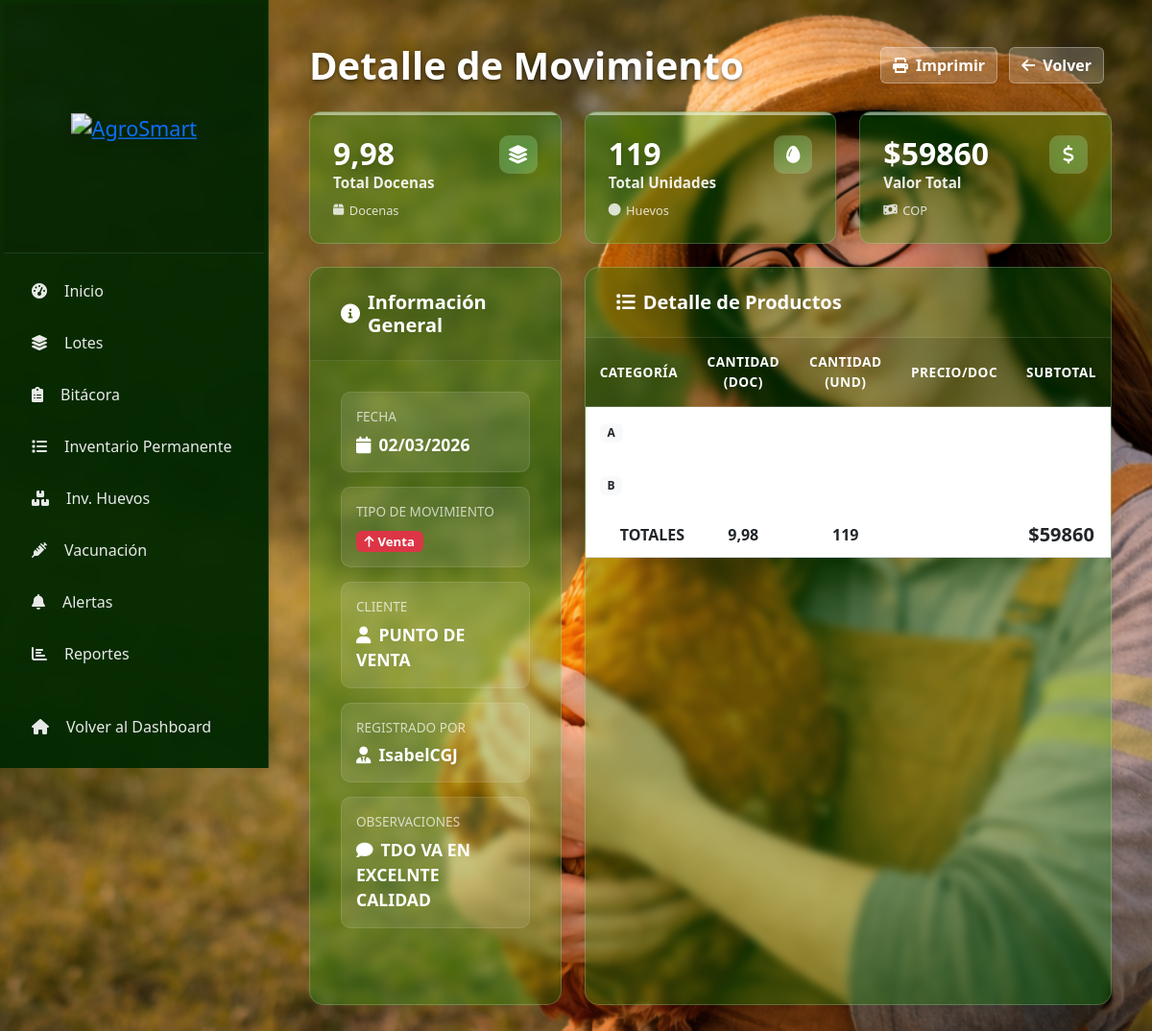
/aves/movimiento-huevos/1/ (signed in), run on the app's committed database.
### apps/aves/models.py (models this page shows, shortened)
class MovimientoHuevos(BaseModel):
    TIPOS_MOVIMIENTO = [
        ('venta', 'Venta'),
        ('autoconsumo', 'Autoconsumo'),
    ]
    CATEGORIAS_HUEVO = [
        ('AAA', 'AAA'),
        ('AA', 'AA'),
        ('A', 'A'),
        ('B', 'B'),
        ('C', 'C'),
    ]
    fecha = models.DateField('Fecha')
    tipo_movimiento = models.CharField('Tipo de movimiento', max_length=15, choices=TIPOS_MOVIMIENTO)
    cliente = models.CharField('Cliente/Destino', max_length=200, blank=True)
    conductor = models.CharField('Conductor', max_length=200, blank=True)
    numero_comprobante = models.CharField('Número de comprobante', max_length=100, blank=True)
    observaciones = models.TextField('Observaciones', blank=True)
    usuario_registro = models.ForeignKey(User, on_delete=models.CASCADE)
    class Meta:
        verbose_name = 'Movimiento de Huevos'
        verbose_name_plural = 'Movimientos de Huevos'
        ordering = ['-fecha']

class DetalleMovimientoHuevos(BaseModel):
    movimiento = models.ForeignKey(
        MovimientoHuevos,
        on_delete=models.CASCADE,
        related_name='detalles',
        verbose_name='Movimiento'
    )
    categoria_huevo = models.CharField(
        'Categoría',
        max_length=3,
        choices=MovimientoHuevos.CATEGORIAS_HUEVO
    )
    cantidad_docenas = models.DecimalField(
        'Cantidad (docenas)',
        max_digits=10,
        decimal_places=2,
        help_text='Cantidad en docenas (12 unidades por docena)'
    )
    precio_por_docena = models.DecimalField(
        'Precio por docena',
        max_digits=10,
        decimal_places=2,
        null=True,
        blank=True,
        help_text='Precio por cada docena de huevos'
    )
    class Meta:
        verbose_name = 'Detalle de Movimiento de Huevos'
        verbose_name_plural = 'Detalles de Movimientos de Huevos'
        unique_together = ['movimiento', 'categoria_huevo']
    @property
    def cantidad_unidades(self):
        return int(self.cantidad_docenas * 12) if self.cantidad_docenas else 0
    @property
    def subtotal(self):
        if self.precio_por_docena and self.cantidad_docenas:
            return self.cantidad_docenas * self.precio_por_docena
        return 0

### apps/aves/views.py (the view)
# urls.py: path('movimiento-huevos/<int:pk>/', views.movimiento_huevos_detail, name='movimiento_huevos_detail'),
@login_required
@role_required(['superusuario', 'admin_aves', 'solo_vista'])
def movimiento_huevos_detail(request, pk):
    movimiento = get_object_or_404(MovimientoHuevos, pk=pk)
    detalles = DetalleMovimientoHuevos.objects.filter(movimiento=movimiento)
    total_docenas = sum(detalle.cantidad_docenas for detalle in detalles)
    total_unidades = sum(detalle.cantidad_unidades for detalle in detalles)
    total_valor = sum(detalle.subtotal for detalle in detalles)
    context = {
        'movimiento': movimiento,
        'detalles': detalles,
        'total_docenas': total_docenas,
        'total_unidades': total_unidades,
        'total_valor': total_valor,
    }
    return render(request, 'aves/movimiento_huevos_detail.html', context)

### templates/aves/movimiento_huevos_detail.html (shortened to what this page needs)
{% extends 'aves/base.html' %}
{% load static %}
{% block content %}
<div class="glass-wrap d-print-none">
    <div class="d-flex justify-content-between align-items-center mb-4">
        <h2 class="text-white fw-bold mb-0" style="font-size: 2.5rem; text-shadow: 0 2px 4px rgba(0,0,0,0.5);">
            Detalle de Movimiento
        </h2>
        <div>
            <button onclick="window.print()" class="btn btn-light-custom me-2">
                <i class="fas fa-print me-2"></i>Imprimir
            </button>
            <a href="{% url 'aves:inventario_huevos' %}" class="btn btn-light-custom me-2">
                <i class="fas fa-arrow-left me-2"></i>Volver
            </a>
        </div>
    </div>
    <div class="row mb-4">
        <div class="col-md-4">
            <div class="metric-card">
                <div class="metric-header">
                    <div>
                        <h3 class="metric-value">{{ total_docenas|floatformat:2 }}</h3>
                        <p class="metric-label">Total Docenas</p>
                    </div>
                    <div class="metric-icon">
                        <i class="fas fa-layer-group"></i>
                    </div>
                </div>
                <div class="metric-subtitle">
                    <i class="fas fa-box"></i> Docenas
                </div>
            </div>
        </div>
        <div class="col-md-4">
            <div class="metric-card">
                <div class="metric-header">
                    <div>
                        <h3 class="metric-value">{{ total_unidades }}</h3>
                        <p class="metric-label">Total Unidades</p>
                    </div>
                    <div class="metric-icon">
                        <i class="fas fa-egg"></i>
                    </div>
                </div>
                <div class="metric-subtitle">
                    <i class="fas fa-circle"></i> Huevos
                </div>
            </div>
        </div>
        <div class="col-md-4">
            <div class="metric-card">
                <div class="metric-header">
                    <div>
                        <h3 class="metric-value">${{ total_valor|floatformat:0 }}</h3>
                        <p class="metric-label">Valor Total</p>
                    </div>
                    <div class="metric-icon">
                        <i class="fas fa-dollar-sign"></i>
                    </div>
                </div>
                <div class="metric-subtitle">
                    <i class="fas fa-money-bill-wave"></i> COP
                </div>
            </div>
        </div>
    </div>
    <div class="row">
        <div class="col-lg-4 mb-4">
            <div class="unified-dashboard-card h-100">
                <div class="card-header">
                    <h5 class="section-title">
                        <i class="fas fa-info-circle"></i>
                        Información General
                    </h5>
                </div>
                <div class="card-body">
                    <div class="info-item">
                        <div class="info-label">Fecha</div>
                        <div class="info-value">
                            <i class="fas fa-calendar me-2"></i>{{ movimiento.fecha|date:"d/m/Y" }}
                        </div>
                    </div>
                    <div class="info-item">
                        <div class="info-label">Tipo de Movimiento</div>
                        <div class="info-value">
                            {% if movimiento.tipo_movimiento == 'entrada' or movimiento.tipo_movimiento == 'devolucion' %}
                                <span class="badge bg-success">
                                    <i class="fas fa-arrow-down me-1"></i>{{ movimiento.get_tipo_movimiento_display }}
                                </span>
                            {% else %}
                                <span class="badge bg-danger">
                                    <i class="fas fa-arrow-up me-1"></i>{{ movimiento.get_tipo_movimiento_display }}
                                </span>
                            {% endif %}
                        </div>
                    </div>
                    {% if movimiento.cliente %}
                    <div class="info-item">
                        <div class="info-label">Cliente</div>
                        <div class="info-value">
                            <i class="fas fa-user me-2"></i>{{ movimiento.cliente }}
                        </div>
                    </div>
                    {% endif %}
                    <div class="info-item">
                        <div class="info-label">Registrado por</div>
                        <div class="info-value">
                            <i class="fas fa-user-tie me-2"></i>{{ movimiento.usuario_registro.get_full_name|default:movimiento.usuario_registro.username }}
                        </div>
                    </div>
                    {% if movimiento.observaciones %}
                    <div class="info-item">
                        <div class="info-label">Observaciones</div>
                        <div class="info-value">
                            <i class="fas fa-comment me-2"></i>{{ movimiento.observaciones }}
                        </div>
                    </div>
                    {% endif %}
                </div>
            </div>
        </div>
        <div class="col-lg-8 mb-4">
            <div class="unified-dashboard-card h-100">
                <div class="card-header">
                    <h5 class="section-title">
                        <i class="fas fa-list"></i>
                        Detalle de Productos
                    </h5>
                </div>
                <div class="card-body p-0">
                    <div class="table-responsive">
                        <table class="table table-custom text-center mb-0">
                            <thead>
                                <tr>
                                    <th class="text-start">Categoría</th>
                                    <th>Cantidad (Doc)</th>
                                    <th>Cantidad (Und)</th>
                                    <th>Precio/Doc</th>
                                    <th>Subtotal</th>
                                </tr>
                            </thead>
                            <tbody>
                                {% for detalle in detalles %}
                                <tr>
                                    <td class="text-start">
                                        <div class="d-flex align-items-center gap-2">
                                            <span class="badge bg-light text-dark">{{ detalle.categoria_huevo }}</span>
                                        </div>
                                    </td>
                                    <td>{{ detalle.cantidad_docenas|floatformat:2 }}</td>
                                    <td>{{ detalle.cantidad_unidades }}</td>
                                    <td>${{ detalle.precio_por_docena|floatformat:0 }}</td>
                                    <td class="fw-bold">${{ detalle.subtotal|floatformat:0 }}</td>
                                </tr>
                                {% endfor %}
                            </tbody>
                            <tfoot style="background: rgba(0,0,0,0.1); border-top: 2px solid rgba(255,255,255,0.2);">
                                <tr>
                                    <td class="text-end fw-bold">TOTALES</td>
                                    <td class="fw-bold">{{ total_docenas|floatformat:2 }}</td>
                                    <td class="fw-bold">{{ total_unidades }}</td>
                                    <td></td>
                                    <td class="fw-bold fs-5">${{ total_valor|floatformat:0 }}</td>
                                </tr>
                            </tfoot>
                        </table>
                    </div>
                </div>
            </div>
        </div>
    </div>
</div>
{% endblock %}

### templates/aves/movimiento_huevos_detail.html (style rules this page uses)
.unified-dashboard-card { background: rgba(0, 175, 0, 0.25); backdrop-filter: blur(5px); border-radius: 15px; box-shadow: 0 2px 20px rgba(0,0,0,0.08); border: 1px solid rgba(255,255,255,0.2); color: white; overflow: hidden; margin-bottom: 2rem; }
.unified-dashboard-card .card-header { padding: 1.5rem 2rem; border-bottom: 1px solid rgba(255,255,255,0.1); background: rgba(0, 0, 0, 0.1); display: flex; justify-content: space-between; align-items: center; }
.unified-dashboard-card .card-body { padding: 2rem; }
.section-title { margin: 0; color: white; font-weight: 600; display: flex; align-items: center; gap: 0.5rem; font-size: 1.25rem; }
.glass-wrap { width: 100%; max-width: 98%; margin: 0 auto; }
.metric-card { background: rgba(0, 175, 0, 0.25); backdrop-filter: blur(5px); border-radius: 12px; padding: 1.5rem; box-shadow: 0 2px 20px rgba(0,0,0,0.08); border: 1px solid rgba(255,255,255,0.2); position: relative; overflow: hidden; transition: all 0.3s ease; height: 100%; color: white; }
.metric-card::before { content: ''; position: absolute; top: 0; left: 0; right: 0; height: 3px; background: rgba(255,255,255,0.5); }
.metric-header { display: flex; justify-content: space-between; align-items: flex-start; margin-bottom: 0.5rem; }
.metric-icon { width: 40px; height: 40px; border-radius: 10px; display: flex; align-items: center; justify-content: center; font-size: 1.2rem; color: white; background: rgba(255,255,255,0.2); backdrop-filter: blur(5px); }
.metric-value { font-size: 2rem; font-weight: 700; color: white; margin: 0; text-shadow: 0 2px 4px rgba(0,0,0,0.1); line-height: 1.2; }
.metric-label { color: rgba(255, 255, 255, 0.9); font-size: 0.95rem; margin: 0; font-weight: 600; }
.metric-subtitle { font-size: 0.8rem; color: rgba(255, 255, 255, 0.8); margin-top: 0.5rem; display: flex; align-items: center; gap: 0.35rem; }
.table-custom { margin-bottom: 0; width: 100%; border-collapse: separate; border-spacing: 0; color: white; }
.table-custom thead th { background-color: rgba(0, 0, 0, 0.2) !important; color: white !important; border-bottom: 1px solid rgba(255,255,255,0.2); vertical-align: middle; font-weight: 600; text-transform: uppercase; font-size: 0.85rem; padding: 15px; letter-spacing: 0.5px; }
.table-custom tbody tr { background-color: transparent !important; transition: all 0.2s; }
.table-custom tbody td { border-bottom: 1px solid rgba(255,255,255,0.1); padding: 15px; vertical-align: middle; color: white; }
.info-item { background: rgba(255,255,255,0.1); border-radius: 10px; padding: 15px; margin-bottom: 15px; border: 1px solid rgba(255,255,255,0.1); }
.info-label { font-size: 0.85rem; text-transform: uppercase; color: rgba(255,255,255,0.7); margin-bottom: 5px; }
.info-value { font-size: 1.1rem; font-weight: 600; color: white; }
.btn-light-custom { background: rgba(255,255,255,0.9); border: 1px solid rgba(255,255,255,0.5); color: #2e7d32; font-weight: 600; }

### data on the page
MovimientoHuevos: fecha "02/03/2026", tipo_movimiento "Venta", cliente "PUNTO DE VENTA", usuario_registro.get_full_name "IsabelCGJ", observaciones "TDO VA EN EXCELNTE CALIDAD"
DetalleMovimientoHuevos: categoria_huevo "A"
DetalleMovimientoHuevos: categoria_huevo "B"

### other printed values
{{ total_docenas|floatformat:2 }} "9,98"
{{ total_unidades }} "119"
{{ total_valor|floatformat:0 }} "59860"
